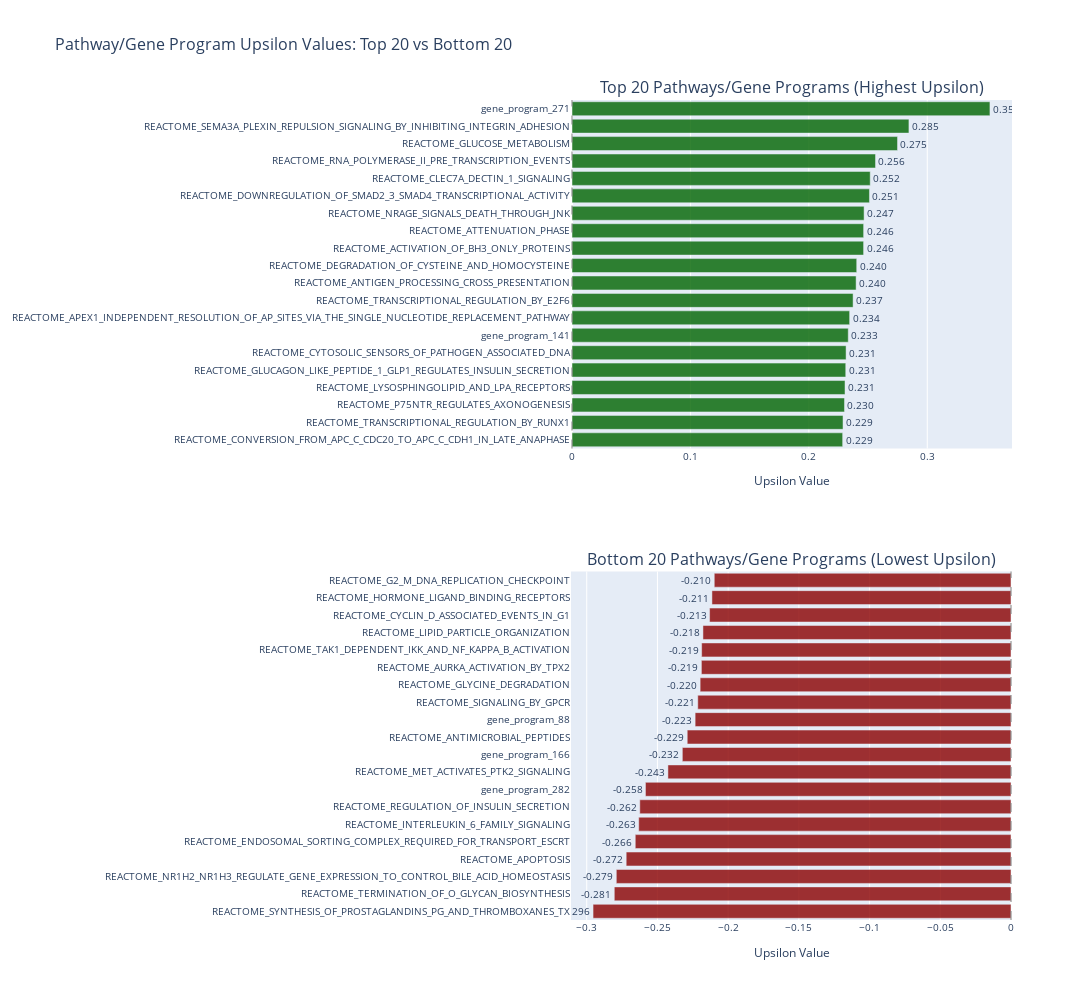

The code cell stored with this chart in its notebook:
### Code cell
from plotly.subplots import make_subplots

# Create interactive plot for top and bottom pathways/gene programs by upsilon values
import plotly.graph_objects as go

# Get top 20 and bottom 20 pathways
top_20 = pathway_upsilon_df_sorted.head(20)
bottom_20 = pathway_upsilon_df_sorted.tail(20)

# Create subplot with two bar charts
fig = make_subplots(
    rows=2, cols=1,
    subplot_titles=('Top 20 Pathways/Gene Programs (Highest Upsilon)', 
                   'Bottom 20 Pathways/Gene Programs (Lowest Upsilon)'),
    vertical_spacing=0.15
)

# Top 20 pathways (positive influence)
fig.add_trace(
    go.Bar(
        x=top_20['upsilon'],
        y=top_20['pathway_name'],
        orientation='h',
        name='Top 20',
        marker=dict(color='darkgreen', opacity=0.8),
        text=[f'{val:.3f}' for val in top_20['upsilon']],
        textposition='outside',
        hovertemplate='<b>%{y}</b><br>Upsilon: %{x:.4f}<extra></extra>'
    ),
    row=1, col=1
)

# Bottom 20 pathways (negative influence)  
fig.add_trace(
    go.Bar(
        x=bottom_20['upsilon'],
        y=bottom_20['pathway_name'],
        orientation='h',
        name='Bottom 20',
        marker=dict(color='darkred', opacity=0.8),
        text=[f'{val:.3f}' for val in bottom_20['upsilon']],
        textposition='outside',
        hovertemplate='<b>%{y}</b><br>Upsilon: %{x:.4f}<extra></extra>'
    ),
    row=2, col=1
)

# Update layout
fig.update_layout(
    title=dict(
        text='Pathway/Gene Program Upsilon Values: Top 20 vs Bottom 20',
        font=dict(size=16)
    ),
    height=1000,
    width=1200,
    showlegend=False,
    font=dict(size=10)
)

# Update x-axes
fig.update_xaxes(title_text="Upsilon Value", row=1, col=1)
fig.update_xaxes(title_text="Upsilon Value", row=2, col=1)

# Update y-axes to reverse order for better readability
fig.update_yaxes(autorange="reversed", row=1, col=1)
fig.update_yaxes(autorange="reversed", row=2, col=1)

# Add vertical line at x=0 for reference
fig.add_vline(x=0, line_dash="dash", line_color="gray", opacity=0.5, row=1, col=1)
fig.add_vline(x=0, line_dash="dash", line_color="gray", opacity=0.5, row=2, col=1)

fig.show()

# Print summary statistics
print("Summary Statistics:")
print(f"Highest upsilon value: {top_20.iloc[0]['upsilon']:.4f} ({top_20.iloc[0]['pathway_name']})")
print(f"Lowest upsilon value: {bottom_20.iloc[-1]['upsilon']:.4f} ({bottom_20.iloc[-1]['pathway_name']})")
print(f"Range: {top_20.iloc[0]['upsilon'] - bottom_20.iloc[-1]['upsilon']:.4f}")

### Figure 1 — Plotly figure (JSON) as saved in the notebook; plotly's stock layout.template omitted (floating-point values rounded to 4 significant figures)
{"data": [{"hovertemplate": "<b>%{y}</b><br>Upsilon: %{x:.4f}<extra></extra>", "marker": {"color": "darkgreen", "opacity": 0.8}, "name": "Top 20", "orientation": "h", "text": ["0.353", "0.285", "0.275", "0.256", "0.252", "0.251", "0.247", "0.246", "0.246", "0.240", "0.240", "0.237", "0.234", "0.233", "0.231", "0.231", "0.231", "0.230", "0.229", "0.229"], "textposition": "outside", "type": "bar", "x": [0.353, 0.2845, 0.2749, 0.2563, 0.2518, 0.2512, 0.2467, 0.2463, 0.2463, 0.2404, 0.2399, 0.2374, 0.2345, 0.2333, 0.2315, 0.2312, 0.2306, 0.2301, 0.2289, 0.2286], "xaxis": "x", "y": ["gene_program_271", "REACTOME_SEMA3A_PLEXIN_REPULSION_SIGNALING_BY_INHIBITING_INTEGRIN_ADHESION", "REACTOME_GLUCOSE_METABOLISM", "REACTOME_RNA_POLYMERASE_II_PRE_TRANSCRIPTION_EVENTS", "REACTOME_CLEC7A_DECTIN_1_SIGNALING", "REACTOME_DOWNREGULATION_OF_SMAD2_3_SMAD4_TRANSCRIPTIONAL_ACTIVITY", "REACTOME_NRAGE_SIGNALS_DEATH_THROUGH_JNK", "REACTOME_ATTENUATION_PHASE", "REACTOME_ACTIVATION_OF_BH3_ONLY_PROTEINS", "REACTOME_DEGRADATION_OF_CYSTEINE_AND_HOMOCYSTEINE", "REACTOME_ANTIGEN_PROCESSING_CROSS_PRESENTATION", "REACTOME_TRANSCRIPTIONAL_REGULATION_BY_E2F6", "REACTOME_APEX1_INDEPENDENT_RESOLUTION_OF_AP_SITES_VIA_THE_SINGLE_NUCLEOTIDE_REPLACEMENT_PATHWAY", "gene_program_141", "REACTOME_CYTOSOLIC_SENSORS_OF_PATHOGEN_ASSOCIATED_DNA", "REACTOME_GLUCAGON_LIKE_PEPTIDE_1_GLP1_REGULATES_INSULIN_SECRETION", "REACTOME_LYSOSPHINGOLIPID_AND_LPA_RECEPTORS", "REACTOME_P75NTR_REGULATES_AXONOGENESIS", "REACTOME_TRANSCRIPTIONAL_REGULATION_BY_RUNX1", "REACTOME_CONVERSION_FROM_APC_C_CDC20_TO_APC_C_CDH1_IN_LATE_ANAPHASE"], "yaxis": "y"}, {"hovertemplate": "<b>%{y}</b><br>Upsilon: %{x:.4f}<extra></extra>", "marker": {"color": "darkred", "opacity": 0.8}, "name": "Bottom 20", "orientation": "h", "text": ["-0.210", "-0.211", "-0.213", "-0.218", "-0.219", "-0.219", "-0.220", "-0.221", "-0.223", "-0.229", "-0.232", "-0.243", "-0.258", "-0.262", "-0.263", "-0.266", "-0.272", "-0.279", "-0.281", "-0.296"], "textposition": "outside", "type": "bar", "x": [-0.2098, -0.2115, -0.2131, -0.2178, -0.2188, -0.2189, -0.2198, -0.2215, -0.2234, -0.2289, -0.2324, -0.2426, -0.2585, -0.2625, -0.2632, -0.2657, -0.2721, -0.2791, -0.2805, -0.2955], "xaxis": "x2", "y": ["REACTOME_G2_M_DNA_REPLICATION_CHECKPOINT", "REACTOME_HORMONE_LIGAND_BINDING_RECEPTORS", "REACTOME_CYCLIN_D_ASSOCIATED_EVENTS_IN_G1", "REACTOME_LIPID_PARTICLE_ORGANIZATION", "REACTOME_TAK1_DEPENDENT_IKK_AND_NF_KAPPA_B_ACTIVATION", "REACTOME_AURKA_ACTIVATION_BY_TPX2", "REACTOME_GLYCINE_DEGRADATION", "REACTOME_SIGNALING_BY_GPCR", "gene_program_88", "REACTOME_ANTIMICROBIAL_PEPTIDES", "gene_program_166", "REACTOME_MET_ACTIVATES_PTK2_SIGNALING", "gene_program_282", "REACTOME_REGULATION_OF_INSULIN_SECRETION", "REACTOME_INTERLEUKIN_6_FAMILY_SIGNALING", "REACTOME_ENDOSOMAL_SORTING_COMPLEX_REQUIRED_FOR_TRANSPORT_ESCRT", "REACTOME_APOPTOSIS", "REACTOME_NR1H2_NR1H3_REGULATE_GENE_EXPRESSION_TO_CONTROL_BILE_ACID_HOMEOSTASIS", "REACTOME_TERMINATION_OF_O_GLYCAN_BIOSYNTHESIS", "REACTOME_SYNTHESIS_OF_PROSTAGLANDINS_PG_AND_THROMBOXANES_TX"], "yaxis": "y2"}], "layout": {"annotations": [{"font": {"size": 16}, "showarrow": false, "text": "Top 20 Pathways/Gene Programs (Highest Upsilon)", "x": 0.5, "xanchor": "center", "xref": "paper", "y": 1, "yanchor": "bottom", "yref": "paper"}, {"font": {"size": 16}, "showarrow": false, "text": "Bottom 20 Pathways/Gene Programs (Lowest Upsilon)", "x": 0.5, "xanchor": "center", "xref": "paper", "y": 0.425, "yanchor": "bottom", "yref": "paper"}], "font": {"size": 10}, "height": 1000, "shapes": [{"line": {"color": "gray", "dash": "dash"}, "opacity": 0.5, "type": "line", "x0": 0, "x1": 0, "xref": "x", "y0": 0, "y1": 1, "yref": "y domain"}, {"line": {"color": "gray", "dash": "dash"}, "opacity": 0.5, "type": "line", "x0": 0, "x1": 0, "xref": "x2", "y0": 0, "y1": 1, "yref": "y2 domain"}], "showlegend": false, "title": {"font": {"size": 16}, "text": "Pathway/Gene Program Upsilon Values: Top 20 vs Bottom 20"}, "width": 1200, "xaxis": {"anchor": "y", "domain": [0, 1], "title": {"text": "Upsilon Value"}}, "xaxis2": {"anchor": "y2", "domain": [0, 1], "title": {"text": "Upsilon Value"}}, "yaxis": {"anchor": "x", "autorange": "reversed", "domain": [0.575, 1]}, "yaxis2": {"anchor": "x2", "autorange": "reversed", "domain": [0, 0.425]}}}
